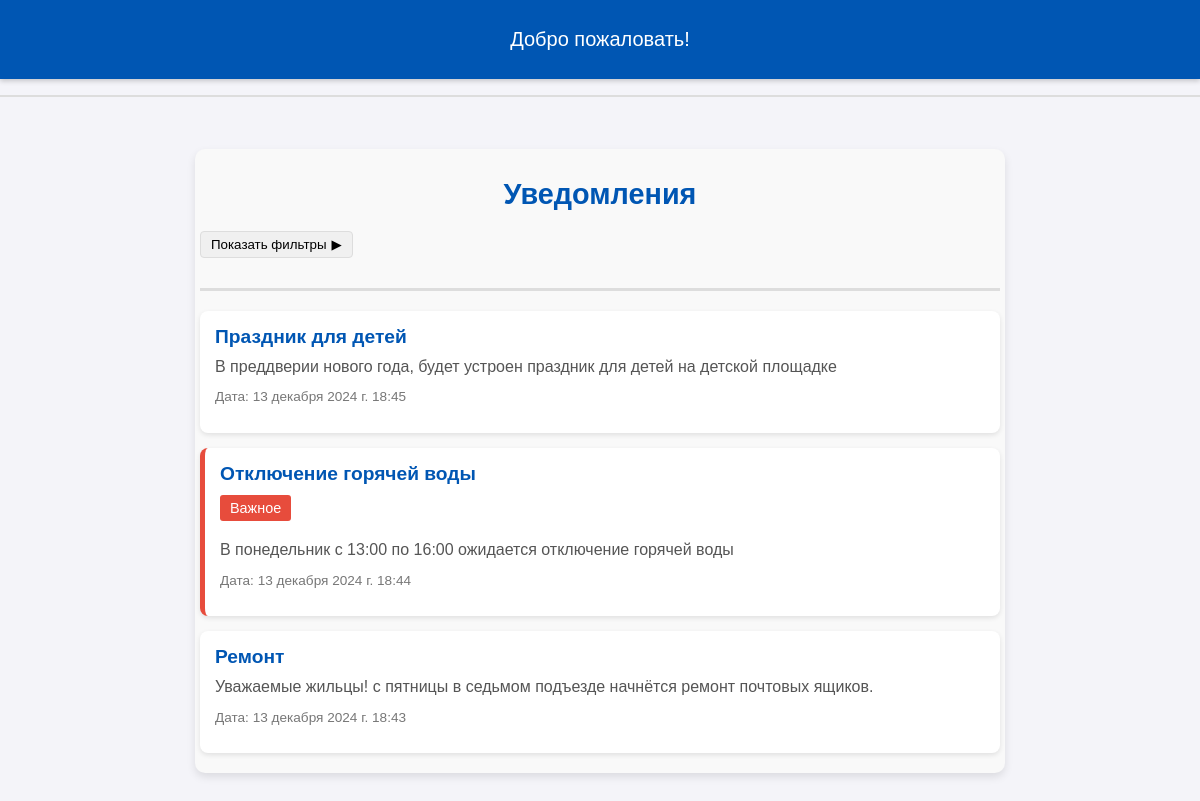
/notifications/, run on the app's committed database.
### main/models.py (models this page shows, shortened)
class Notification(models.Model):
    title = models.CharField(max_length=200)  # Заголовок уведомления
    message = models.TextField()  # Текст уведомления
    created_at = models.DateTimeField(auto_now_add=True)  # Дата создания
    is_important = models.BooleanField(default=False)  # Важность уведомления

### main/views.py (the view)
# urls.py: path('notifications/', views.notifications, name='notifications'),
def notifications(request):
    notifications = Notification.objects.all().order_by('-created_at')
    importance_filter = request.GET.get('importance')
    date_n_filter = request.GET.get('date_n')
    if importance_filter == 'important':
        notifications = notifications.filter(is_important=True)
    elif importance_filter == 'not_important':
        notifications = notifications.filter(is_important=False)
    if date_n_filter == 'new':
        notifications = notifications.order_by('-created_at')
    elif date_n_filter == 'old':
        notifications = notifications.order_by('created_at')
    return render(request, 'main/notifications.html', {'notifications': notifications})

### main/templates/main/notifications.html (shortened to what this page needs)
{% extends 'main/base.html' %}
{% block content %}
<div class="notifications-container">
    <h2 class="page-title", style="color: #0056b3;">Уведомления</h2>
    <button class="toggle-filters-btn" onclick="toggleFilters()">
        <span id="toggle-text">Показать фильтры</span>
        <span id="toggle-icon">▶</span>
    </button>
    <hr class="divider">
    <ul class="notifications-list">
        {% for notification in notifications %}
        <li class="notification-item {% if notification.is_important %}important{% endif %}">
            <h3 class="notification-title">{{ notification.title }}</h3>
            {% if notification.is_important %}
                <span class="important-label">Важное</span>
            {% endif %}
            <p class="notification-message">{{ notification.message }}</p>
            <p class="notification-date">Дата: {{ notification.created_at }}</p>
        </li>
        {% empty %}
        <li class="no-notifications">Нет уведомлений по выбранным критериям.</li>
        {% endfor %}
    </ul>
</div>
{% endblock %}

### main/static/main/css/styles.css (style rules this page uses)
body { background: red; font-family: Arial, sans-serif; margin: 0; padding: 0; background-color: #f4f4f9; color: #333; }
h2, h3, h4 { color: #0056b3; }
hr { border: none; height: 2px; background-color: #ddd; margin: 1rem 0; }
.notifications-container { max-width: 800px; margin: 20px auto; padding: 5px; background-color: #f9f9f9; border-radius: 10px; box-shadow: 0 4px 8px rgba(0, 0, 0, 0.1); }
.page-title { text-align: center; font-size: 1.8rem; margin-bottom: 20px; color: #333; }
.divider { margin: 20px 0; border: none; border-top: 1px solid #ddd; }
.notifications-list { list-style: none; padding: 0; margin: 0; }
.notification-item { padding: 15px; margin-bottom: 15px; border-radius: 8px; background-color: #fff; box-shadow: 0 2px 5px rgba(0, 0, 0, 0.1); transition: transform 0.2s ease, box-shadow 0.2s ease; }
.notification-item.important { border-left: 5px solid #e74c3c; }
.notification-title { font-size: 1.2rem; font-weight: bold; margin: 0 0 10px; }
.important-label { display: inline-block; padding: 5px 10px; background-color: #e74c3c; color: #fff; border-radius: 3px; font-size: 0.9rem; margin-bottom: 10px; }
.notification-message { font-size: 1rem; margin: 10px 0; color: #555; }
.notification-date { font-size: 0.85rem; color: #777; }

### main/templates/main/notifications.html (style rules this page uses)
.toggle-filters-btn { background: #f0f0f0; border: 1px solid #ddd; padding: 5px 10px; cursor: pointer; margin-bottom: 10px; border-radius: 4px; display: flex; align-items: center; gap: 5px; }

### data on the page
Notification: title "Праздник для детей", message "В преддверии нового года, будет устроен праздник для детей на детской площадке", created_at "13 декабря 2024 г. 18:45"
Notification: title "Отключение горячей воды", is_important "Важное", message "В понедельник с 13:00 по 16:00 ожидается отключение горячей воды", created_at "13 декабря 2024 г. 18:44"
Notification: title "Ремонт", message "Уважаемые жильцы! с пятницы в седьмом подъезде начнётся ремонт почтовых ящиков.", created_at "13 декабря 2024 г. 18:43"
